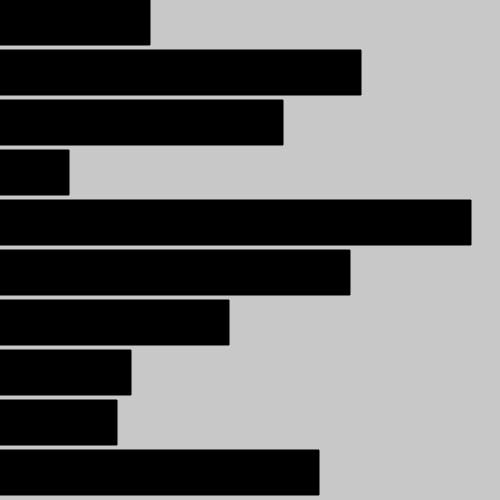
Frame 1 (no input)
Frame 60 (no input): identical to frame 1, image omitted
Frame 120 (the mouse pressed at the canvas centre since frame 60): identical to frame 1, image omitted

The p5.js sketch that drew this single still picture (run headless with seeded random() and noise() and a simulated clock; from frame 60 on, the mouse is pressed at the canvas centre):

// p5.js sketch
// ── sketch.js
 

let x = [ 150 , 361 , 283, 69, 471,350, 229, 131,117,319 ]


function setup() {
  createCanvas(500, 500);

}


function draw() {
  background(200);
  

  fill(0)
  for (let i = 0 ; i < x.length ; i++){
     rect(0, 50 * i, x[i], 45)
  }
}
